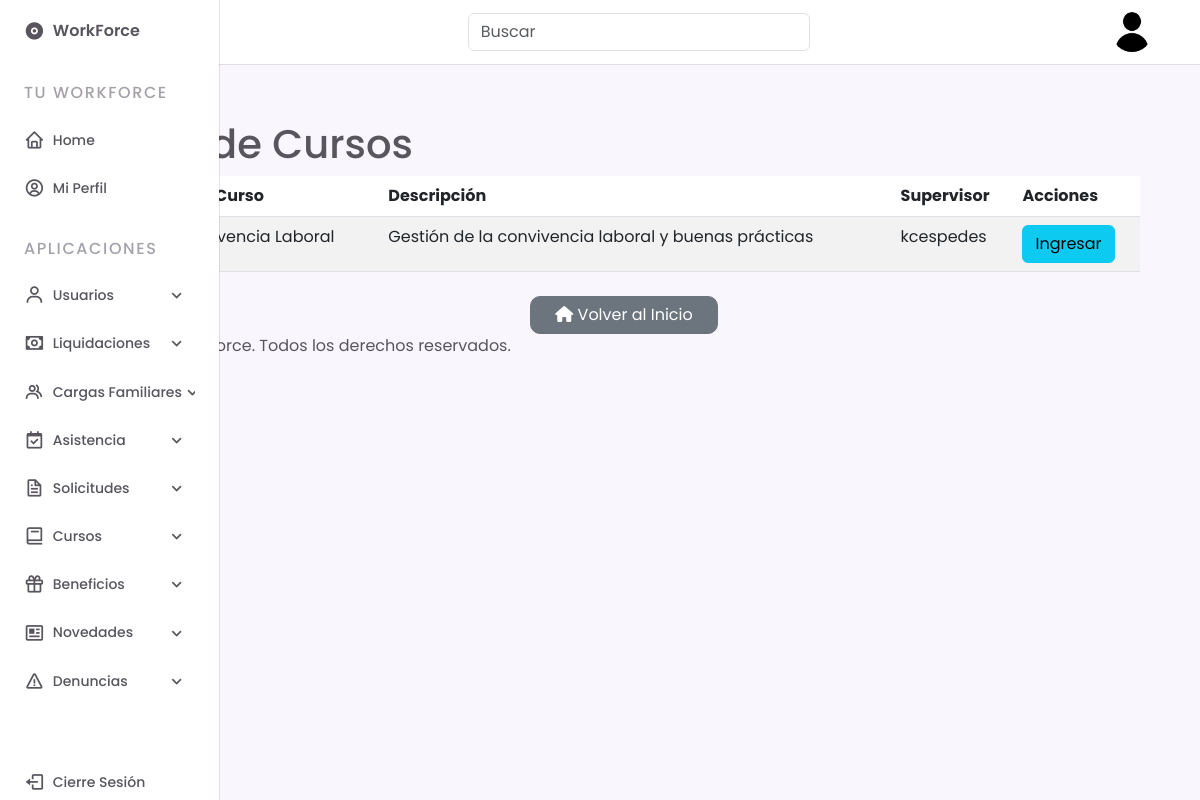
The page /gestiones/cursos/ (signed in) on the database its author committed.
### gestiones/models.py (models this page shows, shortened)
class Curso(models.Model):
    nombre = models.CharField(max_length=255)
    descripcion = models.TextField()
    supervisor = models.ForeignKey(User, on_delete=models.CASCADE)
    participantes = models.ManyToManyField(User, related_name='cursos')

class CustomUser(AbstractUser):
    empresa = models.ForeignKey(Empresa, on_delete=models.CASCADE, null=True, blank=True)
    area = models.ForeignKey(Area, on_delete=models.SET_NULL, null=True, blank=True)
    cargo = models.CharField(max_length=255, blank=True, null=True)
    fecha_contratacion = models.DateField(blank=True, null=True)
    foto_perfil = models.ImageField(upload_to='fotos_perfil/', null=True, blank=True)
    telefono = models.CharField(max_length=15, null=True, blank=True)
    fecha_nacimiento = models.DateField(null=True, blank=True)
    direccion = models.CharField(max_length=255, blank=True, null=True)
    salud = models.CharField(max_length=30, choices=[
        ('fonasa', 'Fonasa'),
        ('banmedica', 'Banmédica'),
        ('colmena', 'Colmena Golden Cross'),
        ('consalud', 'Consalud'),
        ('cruzblanca', 'CruzBlanca'),
        ('esencial', 'Esencial'),
        ('masvida', 'Nueva Masvida'),
        ('vidatres', 'Vida Tres'),
    ], blank=True, null=True)
    afp = models.CharField(max_length=30, choices=[
        ('capital', 'AFP Capital'),
        ('cuprum', 'AFP Cuprum'),
        ('habitat', 'AFP Habitat'),
        ('modelo', 'AFP Modelo'),
        ('planvital', 'AFP Planvital'),
        ('provida', 'AFP Provida'),
        ('uno', 'AFP Uno'),
    ], blank=True, null=True)
    horario_asignado = models.CharField(max_length=20, choices=[
        ('8:00-17:30', '8:00 a 17:30'),
        ('9:00-18:30', '9:00 a 18:30'),
        ('21:00-8:00', '21:00 a 8:00'),
        ('otro', 'Otro'),
    ], null=True, blank=True)
    rut = models.CharField(max_length=12, unique=True, null=True, blank=True)

### gestiones/views.py (the view)
# urls.py: path('cursos/', views.lista_cursos, name='lista_cursos'),
@login_required
def lista_cursos(request):
    if request.user.groups.filter(name='supervisores').exists():
        cursos = Curso.objects.filter(supervisor__empresa=request.user.empresa)
    else:
        cursos = Curso.objects.filter(participantes=request.user)
    return render(request, 'gestiones/cursos/lista_cursos.html', {'cursos': cursos})

### core/templatetags/custom_tags.py (called while the page is built)
@register.filter
def is_supervisor(user):
    return user.groups.filter(name='supervisores').exists()

### gestiones/templates/gestiones/cursos/lista_cursos.html (shortened to what this page needs)
{% extends "base.html" %}
{% block content %}
<div class="container mt-5">
    <h1>Lista de Cursos</h1>
    <table class="table table-striped">
        <thead>
            <tr>
                <th>Nombre del Curso</th>
                <th>Descripción</th>
                <th>Supervisor</th>
                <th>Acciones</th>
            </tr>
        </thead>
        <tbody>
            {% for curso in cursos %}
            <tr>
                <td>{{ curso.nombre }}</td>
                <td>{{ curso.descripcion }}</td>
                <td>{{ curso.supervisor.username }}</td>
                <td>
                    <a href="{% url 'detalle_curso' curso.id %}" class="btn btn-info">Ingresar</a>
                </td>
            </tr>
            {% endfor %}
        </tbody>
    </table>
    <div class="d-flex justify-content-center mt-4">
        <a href="{% url 'home' %}" class="btn btn-secondary px-4" style="border-radius: 10px;"><i class="fas fa-home"></i> Volver al Inicio</a>
    </div>
</div>
{% endblock %}

### static/css/styles_home.css (style rules this page uses)
:root { --header-height: 3.5rem; --nav-width: 219px; --first-color: #6923D0; --first-color-light: #F4F0FA; --title-color: #19181B; --text-color: #58555E; --text-color-light: #A5A1AA; --body-color: #F9F6FD; --container-color: #FFFFFF; --body-font: 'Poppins', sans-serif; --normal-font-size: .938rem; --small-font-size: .75rem; --smaller-font-size: .75rem; --font-medium: 500; --font-semi-bold: 600; --z-fixed: 100; }
@media screen and (min-width: 1024px) { :root { --normal-font-size: 1rem; --small-font-size: .875rem; --smaller-font-size: .813rem; } }
body { margin: var(--header-height) 0 0 0; padding: 1rem 1rem 0; font-family: var(--body-font); font-size: var(--normal-font-size); background-color: var(--body-color); color: var(--text-color); }
a { text-decoration: none; }
@media screen and (min-width: 768px) { body { padding: 1rem 3rem 0 6rem; } }

### rows shown on the page
Curso: nombre "Buena Convivencia Laboral", descripcion "Gestión de la convivencia laboral y buenas prácticas", supervisor.username "kcespedes"
